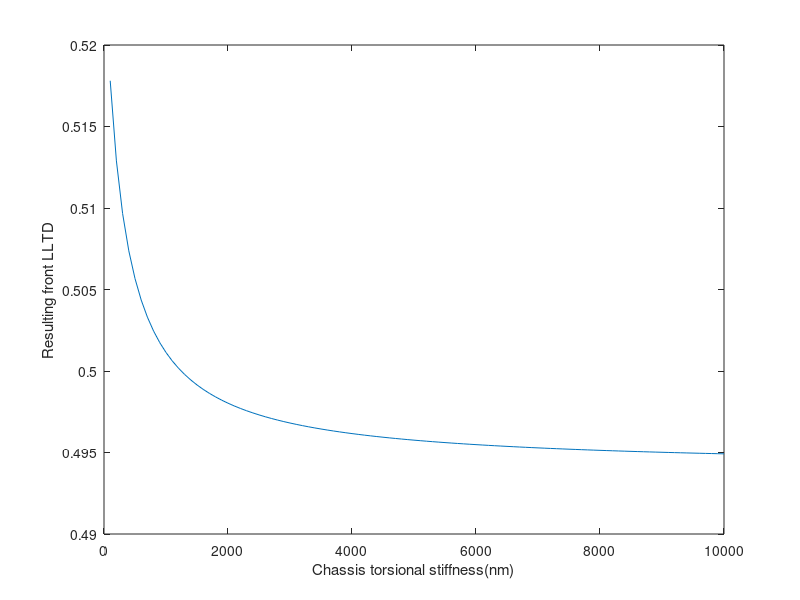
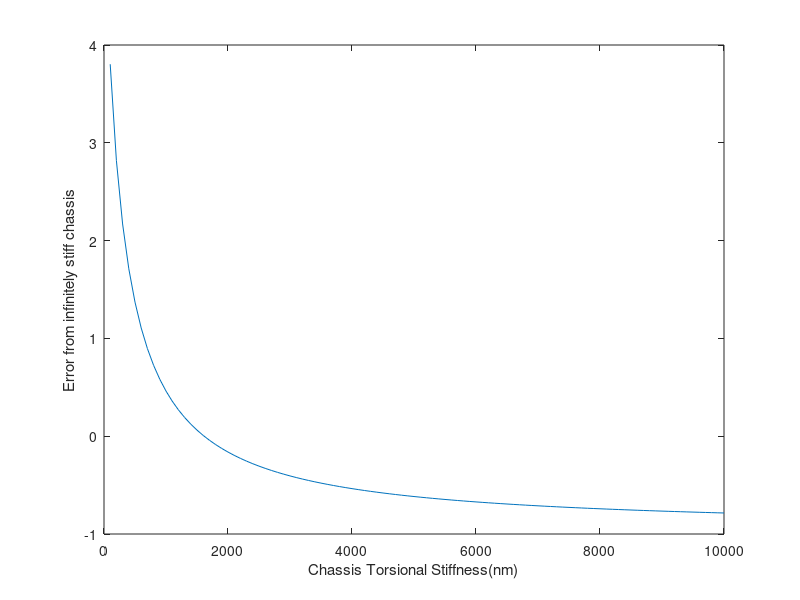

These figures' MATLAB source, in order:
clc, clearvars 

%% Suspension parameters 

trackwidth = 1.24; %m 

Kphi_front = 580; %Front roll stiffness(nm/deg)

Kphi_rear = 555; 

hG = .35; %CG height(m)

hsF = .35; %front CG height (m)

hsR = .35; %rear CG height(m)

m_T = 300; %Total vehicle mass(kg)

WD = .54; %Weight distribution relative to front

m_usF = 10; %Front unsprung mass(kg) (left and right combined)

m_usR = 10; %Rear unsprung mass(kg)

Zf = .02785; %front roll center height(m)

Zr = .03556; %rear roll center height

RL =.205; %Tire loaded radius


%% Parameter calcs
dsf = hsF - Zf; %front roll moment arm (m)

dsr = hsR - Zr; 

lambda = Kphi_front / (Kphi_front + Kphi_rear); %Theoretical LLTD

m_sF = (m_T*(WD)) - m_usF;

m_sR = (m_T * (1-WD)) - m_usR;

%% vary chassis stiffness
for (i = 1 : +1: 100)%sweep for torsional chassis stiffnesses in increments of 100 (nm/deg)

Kch = i*100;

mu = Kch/(Kphi_front + Kphi_rear);

%roll springs are in parallel, chassis in series 
A1 = (lambda^2 - (mu + 1)*lambda)/(lambda^2 - lambda - mu);
A2 = (dsf*m_sF)/(hG*m_T);
B1 = (mu*lambda)/(lambda^2 - lambda - mu);
B2 = (dsr * m_sR)/(hG * m_T);
C1 = (Zf * m_sF)/(hG *m_T);
D1 = (RL * m_usF)/(hG*m_T);
calc_rLLTD = A1*A2 - B1*B2 + C1+ D1;

Kch_record(i) = Kch;%record each sweep value 

rLLTD_record(i)= calc_rLLTD; 

end 

A1 = (lambda*dsf*(m_sR+m_sF)/(hG*m_T));
B1 = Zf*m_sF/(hG*m_T);
C1 = (RL*m_usF)/(hG*m_T);
calc_rLLTD = A1 + B1 + C1;
diff_LLTD = (rLLTD_record - calc_rLLTD)/(calc_rLLTD)*100;

figure
plot(Kch_record, rLLTD_record) 
xlabel('Chassis torsional stiffness(nm)')
ylabel('Resulting front LLTD')

figure
plot(Kch_record, diff_LLTD) 
xlabel('Chassis Torsional Stiffness(nm)')
ylabel('Error from infinitely stiff chassis')

 